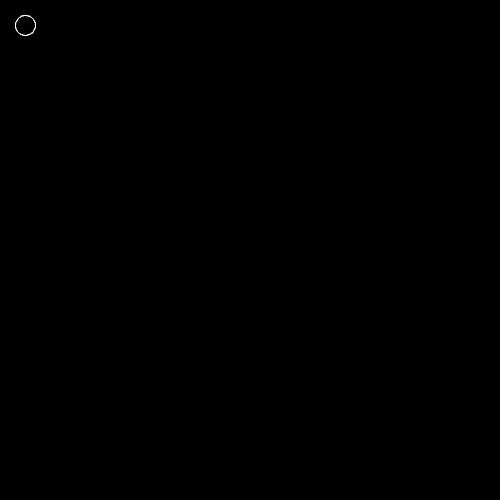
Frame 1 (no input)
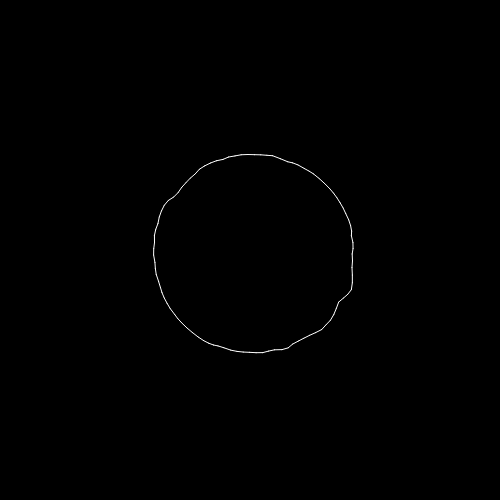
Frame 60 (no input)
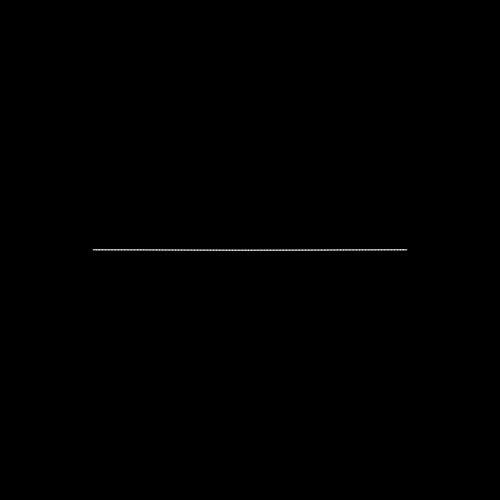
Frame 120 (the mouse pressed at the canvas centre since frame 60)

The p5.js sketch that drew these frames (run headless with seeded random() and noise() and a simulated clock; from frame 60 on, the mouse is pressed at the canvas centre):

// p5.js sketch
// ── sketch.js
var points;
var targetPoints;
var isCircle;

function setup() {
  createCanvas(500, 500);
  points = [];
  targetPoints = [];
  for (var i=0; i < 100; i++) {
    points.push(createVector(0,0));
    targetPoints.push(createVector(0,0));
  }
  isCircle = true;
}

function draw() {
  background(0);
  var numOfPoints = 100;
  var sizeOfCircle = 100;
  stroke(255);
  var millisecond = Date.now();
  for (var i=0; i < numOfPoints; i++) {
    var segment = i/(numOfPoints-1);
    var radian = (Math.PI * 2) * segment - Math.PI/2;
    if (isCircle){

      var xPos = Math.cos(radian) * sizeOfCircle + width/2;
      var yPos = Math.sin(radian) * sizeOfCircle + height/2;
      var noiseMult = 0.05;
      var noiseValue = noise(xPos * noiseMult, yPos * noiseMult, millisecond * 0.001);
      noiseValue *= 10;
      var point = createVector(xPos + noiseValue, yPos + noiseValue);
    } else {
      var lineLength = Math.PI * sizeOfCircle;
      var xPos = width/2 + ((1-segment) * lineLength) - lineLength/2;
      var yPos = height/2;
      var point = createVector(xPos, yPos);
    }
    targetPoints[i] = point;
    points[i] = p5.Vector.lerp(points[i], targetPoints[i], 0.1);
    if (i > 0) {
      var prevPoint = points[i-1];
      var currentPoint = points[i];
      line(prevPoint.x, prevPoint.y, currentPoint.x, currentPoint.y);
    }
  }
}


function mousePressed(){
  isCircle = !isCircle;

}
